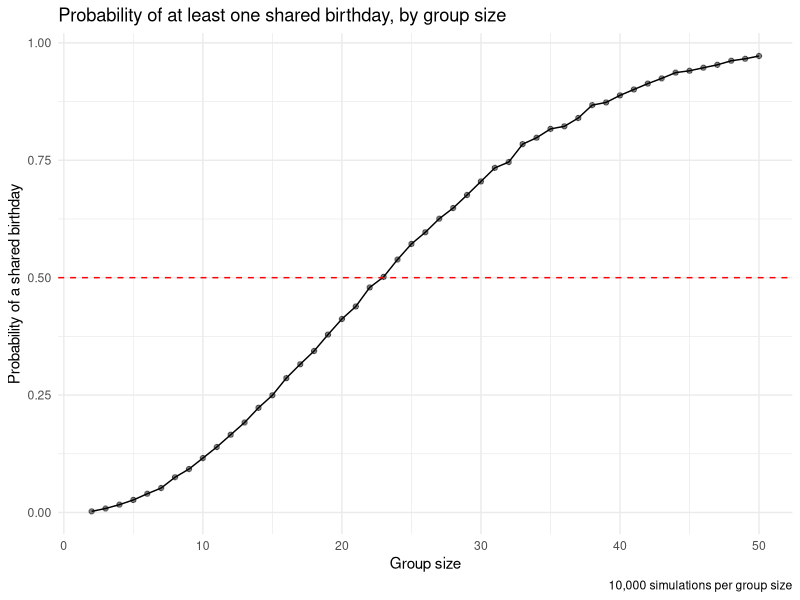

Source code (R):
## ---- chunk 1
library(tidyverse)

knitr::opts_chunk$set(
  fig.width = 6,
  fig.asp = .6,
  out.width = "90%"
)

theme_set(theme_minimal() + theme(legend.position = "bottom"))

set.seed(1)
## ---- chunk 2
bday_sim = function(n) {
  
  bdays = sample(1:365, size = n, replace = TRUE)
  
  duplicate = length(unique(bdays)) < n
  
  return(duplicate)
  
}
## ---- chunk 3
bday_results = 
  expand_grid(
    group_size = 2:50,
    iter = 1:10000
  ) |> 
  mutate(has_duplicate = map_lgl(group_size, bday_sim)) |> 
  group_by(group_size) |> 
  summarize(prob_shared = mean(has_duplicate))
## ---- chunk 4
bday_results |> 
  ggplot(aes(x = group_size, y = prob_shared)) + 
  geom_line() + 
  geom_point(alpha = .5) + 
  geom_hline(yintercept = 0.5, linetype = "dashed", color = "red") + 
  labs(
    title = "Probability of at least one shared birthday, by group size",
    x = "Group size",
    y = "Probability of a shared birthday",
    caption = "10,000 simulations per group size")
